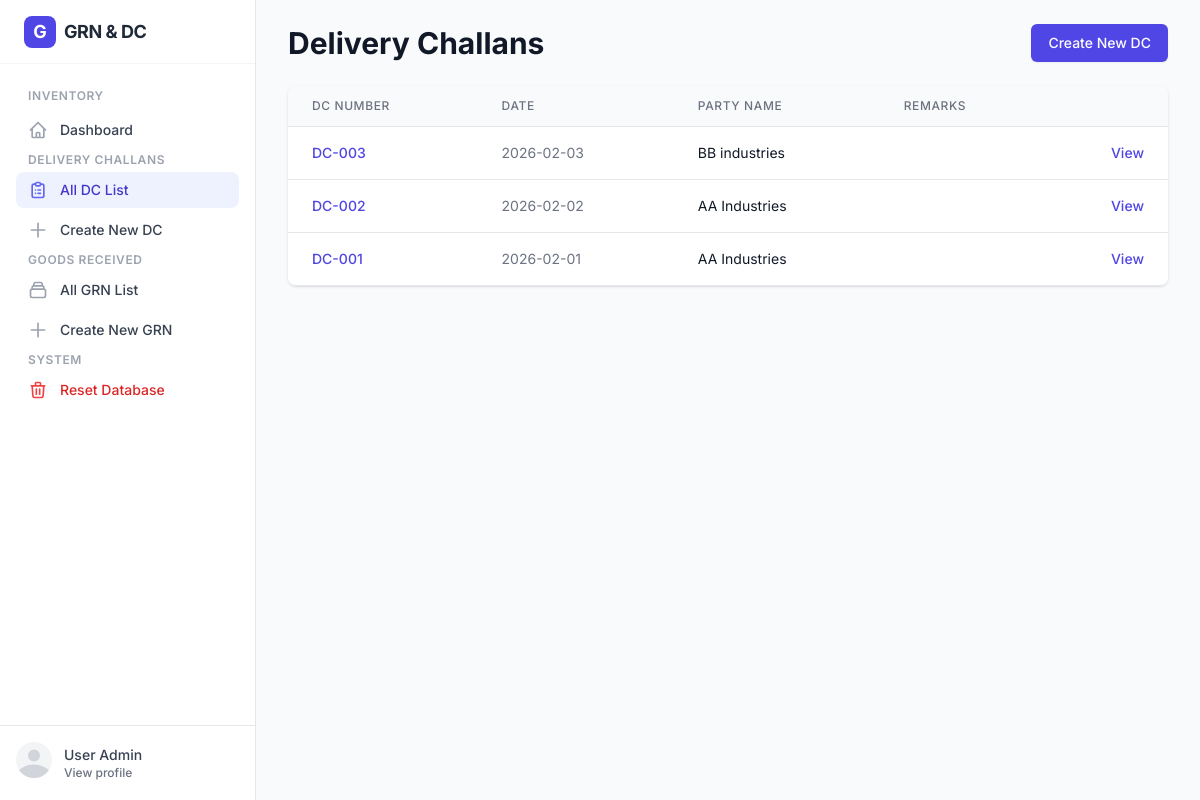
/dc, run on the app's committed database.
### tables this page shows
CREATE TABLE delivery_challan (
            id INTEGER PRIMARY KEY AUTOINCREMENT,
            dc_number TEXT UNIQUE,
            date TEXT,
            party_name TEXT,
            remarks TEXT
        );

### app.py (the view)
@app.route("/dc")
def list_dc():
    conn = get_db_connection()
    dcs = conn.execute(
        "SELECT * FROM delivery_challan ORDER BY id DESC"
    ).fetchall()
    conn.close()
    return render_template("list_dc.html", dcs=dcs)

### app.py (called while the page is built)
def get_db_connection():
    conn = sqlite3.connect(DB_NAME)
    conn.row_factory = sqlite3.Row
    return conn

### templates/list_dc.html (shortened to what this page needs)
{% extends "base.html" %}
{% block content %}
<div class="space-y-6">
    <div class="md:flex md:items-center md:justify-between">
        <div class="flex-1 min-w-0">
            <h2 class="text-2xl font-bold leading-7 text-gray-900 sm:text-3xl sm:truncate">
                Delivery Challans
            </h2>
        </div>
        <div class="mt-4 flex md:mt-0 md:ml-4">
            <a href="/dc/new"
                class="ml-3 inline-flex items-center px-4 py-2 border border-transparent rounded-md shadow-sm text-sm font-medium text-white bg-indigo-600 hover:bg-indigo-700 focus:outline-none focus:ring-2 focus:ring-offset-2 focus:ring-indigo-500">
                Create New DC
            </a>
        </div>
    </div>
    <div class="flex flex-col">
        <div class="-my-2 overflow-x-auto sm:-mx-6 lg:-mx-8">
            <div class="py-2 align-middle inline-block min-w-full sm:px-6 lg:px-8">
                <div class="shadow overflow-hidden border-b border-gray-200 sm:rounded-lg">
                    <table class="min-w-full divide-y divide-gray-200">
                        <thead class="bg-gray-50">
                            <tr>
                                <th scope="col"
                                    class="px-6 py-3 text-left text-xs font-medium text-gray-500 uppercase tracking-wider">
                                    DC Number
                                </th>
                                <th scope="col"
                                    class="px-6 py-3 text-left text-xs font-medium text-gray-500 uppercase tracking-wider">
                                    Date
                                </th>
                                <th scope="col"
                                    class="px-6 py-3 text-left text-xs font-medium text-gray-500 uppercase tracking-wider">
                                    Party Name
                                </th>
                                <th scope="col"
                                    class="px-6 py-3 text-left text-xs font-medium text-gray-500 uppercase tracking-wider">
                                    Remarks
                                </th>
                                <th scope="col" class="relative px-6 py-3">
                                </th>
                            </tr>
                        </thead>
                        <tbody class="bg-white divide-y divide-gray-200">
                            {% for dc in dcs %}
                            <tr class="hover:bg-gray-50 transition-colors">
                                <td class="px-6 py-4 whitespace-nowrap text-sm font-medium text-indigo-600">
                                    <a href="/dc/{{ dc['id'] }}">{{ dc['dc_number'] }}</a>
                                </td>
                                <td class="px-6 py-4 whitespace-nowrap text-sm text-gray-500">
                                    {{ dc['date'] }}
                                </td>
                                <td class="px-6 py-4 whitespace-nowrap text-sm text-gray-900">
                                    {{ dc['party_name'] }}
                                </td>
                                <td class="px-6 py-4 text-sm text-gray-500 max-w-xs truncate">
                                </td>
                                <td class="px-6 py-4 whitespace-nowrap text-right text-sm font-medium">
                                    <a href="/dc/{{ dc['id'] }}" class="text-indigo-600 hover:text-indigo-900">View</a>
                                </td>
                            </tr>
                            {% endfor %}
                        </tbody>
                    </table>
                </div>
            </div>
        </div>
    </div>
</div>
{% endblock %}

### templates/base.html (style rules this page uses)
body { font-family: 'Inter', sans-serif; }

### data on the page
delivery_challan: dc_number "DC-003", date "2026-02-03", party_name "BB industries"
delivery_challan: dc_number "DC-002", date "2026-02-02", party_name "AA Industries"
delivery_challan: dc_number "DC-001", date "2026-02-01", party_name "AA Industries"
